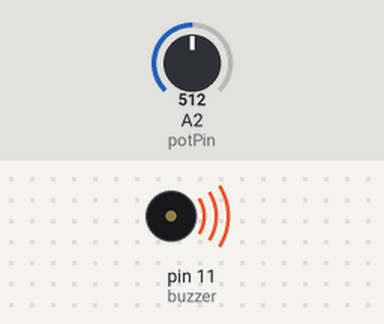
Simulated run of this sketch. Board: Arduino Uno, built with avr-gcc and run on an emulated ATmega328P. Parts: buzzer (waves = sounding). The inputs (shaded band) are chosen by the test bench; at power-on: A2 (potPin) = 512.

Above: at 0.1 s.
Timing chart, 0 to 1.6 s (numbered marks = the images above):
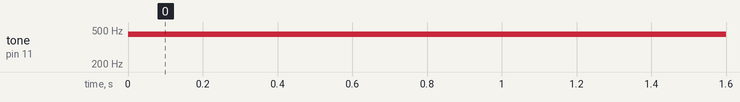

Measured:
- by itself, tone on pin 11 (buzzer): silent → 447 Hz at 0.00 s

The sketch:

Ninth.ino
```cpp
// We will be simulating the buzzer with the potentiometer first the basic buzzer

/*int bpin=11;
void setup()
{
  pinMode(bpin, OUTPUT);
}

void loop()
{
  for(int i=0; i<256; i++){
    analogWrite(bpin,i);
    delay(1000);
  }
}*/
/*
int bpin=11;
int pot=2;
int v;
void setup(){
  pinMode(bpin, OUTPUT);
  pinMode(pot, INPUT);
}
void loop(){
  v=analogRead(pot);
  v=map(v, 0, 1023, 0, 255);
  analogWrite(bpin,v);
  delay(50);
}
*/

// Define the potentiometer input pin (A2 in this case)
int potPin = 2;

// Define the buzzer output pin (digital pin 11)
int buzzer = 11;

void setup() {
  // Set buzzer pin as an output so we can generate sound
  pinMode(buzzer, OUTPUT);
}

void loop() {
  // Read analog value from potentiometer (range: 0–1023)
  int sensorValue = analogRead(potPin);

  // Normalize sensor value to range 0.0 – 1.0
  float norm = sensorValue / 1023.0;

  // Map normalized value to frequency using exponential scaling:
  // At norm = 0 → 100 Hz
  // At norm = 1 → ~2000 Hz (100 * 20^1 = 2000)
  int freq = 100 * pow(20, norm);

  // Generate a tone on the buzzer at the calculated frequency
  tone(buzzer, freq);

  // Small delay to make the change in frequency smoother
  delay(100);
}
```
